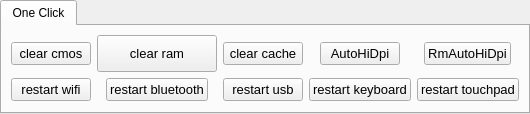
         <widget class="QTabWidget" name="tabWidget_oneclick">
          <property name="currentIndex">
           <number>0</number>
          </property>
          <widget class="QWidget" name="tab_oneclick">
           <attribute name="title">
            <string>One Click</string>
           </attribute>
           <layout class="QGridLayout" name="gridLayout_5">
            <item row="1" column="3" alignment="Qt::AlignHCenter">
             <widget class="QPushButton" name="pushButton_restartkeyboard">
              <property name="font">
               <font>
                <pointsize>10</pointsize>
               </font>
              </property>
              <property name="toolTip">
               <string>&lt;html&gt;&lt;head/&gt;&lt;body&gt;&lt;p&gt;remove and insert modules&lt;/p&gt;&lt;/body&gt;&lt;/html&gt;</string>
              </property>
              <property name="text">
               <string>restart keyboard</string>
              </property>
             </widget>
            </item>
            <item row="0" column="2" alignment="Qt::AlignHCenter">
             <widget class="QPushButton" name="pushButton_clearcache">
              <property name="font">
               <font>
                <pointsize>10</pointsize>
               </font>
              </property>
              <property name="toolTip">
               <string>&lt;html&gt;&lt;head/&gt;&lt;body&gt;&lt;p&gt;click to clear browser thumbnail cache&lt;/p&gt;&lt;p&gt;and journalctl logs older than 3 days&lt;/p&gt;&lt;/body&gt;&lt;/html&gt;</string>
              </property>
              <property name="text">
               <string>clear cache</string>
              </property>
             </widget>
            </item>
            <item row="1" column="1" alignment="Qt::AlignHCenter">
             <widget class="QPushButton" name="pushButton_restartbt">
              <property name="font">
               <font>
                <pointsize>10</pointsize>
               </font>
              </property>
              <property name="toolTip">
               <string>&lt;html&gt;&lt;head/&gt;&lt;body&gt;&lt;p&gt;remove and insert modules&lt;/p&gt;&lt;/body&gt;&lt;/html&gt;</string>
              </property>
              <property name="text">
               <string>restart bluetooth</string>
              </property>
             </widget>
            </item>
            <item row="0" column="3" alignment="Qt::AlignHCenter">
             <widget class="QPushButton" name="pushButton_autohidpi">
              <property name="font">
               <font>
                <pointsize>10</pointsize>
               </font>
              </property>
              <property name="text">
               <string>AutoHiDpi</string>
              </property>
             </widget>
            </item>
            <item row="0" column="0" alignment="Qt::AlignHCenter">
             <widget class="QPushButton" name="pushButton_clearcmos">
              <property name="font">
               <font>
                <pointsize>10</pointsize>
               </font>
              </property>
              <property name="toolTip">
               <string>&lt;html&gt;&lt;head/&gt;&lt;body&gt;&lt;p&gt;click to reset bios&lt;/p&gt;&lt;p&gt;it might not work on uefi&lt;/p&gt;&lt;/body&gt;&lt;/html&gt;</string>
              </property>
              <property name="text">
               <string>clear cmos</string>
              </property>
             </widget>
            </item>
            <item row="1" column="0" alignment="Qt::AlignHCenter">
             <widget class="QPushButton" name="pushButton_restartwifi">
              <property name="font">
               <font>
                <pointsize>10</pointsize>
               </font>
              </property>
              <property name="toolTip">
               <string>&lt;html&gt;&lt;head/&gt;&lt;body&gt;&lt;p&gt;remove and insert modules&lt;/p&gt;&lt;/body&gt;&lt;/html&gt;</string>
              </property>
              <property name="text">
               <string>restart wifi</string>
              </property>
             </widget>
            </item>
            <item row="1" column="2" alignment="Qt::AlignHCenter">
             <widget class="QPushButton" name="pushButton_restartusb">
              <property name="font">
               <font>
                <pointsize>10</pointsize>
               </font>
              </property>
              <property name="toolTip">
               <string>&lt;html&gt;&lt;head/&gt;&lt;body&gt;&lt;p&gt;remove and insert modules&lt;/p&gt;&lt;/body&gt;&lt;/html&gt;</string>
              </property>
              <property name="text">
               <string>restart usb</string>
              </property>
             </widget>
            </item>
            <item row="1" column="4" alignment="Qt::AlignHCenter">
             <widget class="QPushButton" name="pushButton_restarttouchpad">
              <property name="font">
               <font>
                <pointsize>10</pointsize>
               </font>
              </property>
              <property name="toolTip">
               <string>&lt;html&gt;&lt;head/&gt;&lt;body&gt;&lt;p&gt;remove and insert modules&lt;/p&gt;&lt;/body&gt;&lt;/html&gt;</string>
              </property>
              <property name="text">
               <string>restart touchpad</string>
              </property>
             </widget>
            </item>
            <item row="0" column="1" alignment="Qt::AlignHCenter">
             <widget class="QPushButton" name="pushButton_clearram">
              <property name="minimumSize">
               <size>
                <width>120</width>
                <height>37</height>
               </size>
              </property>
              <property name="font">
               <font>
                <pointsize>10</pointsize>
               </font>
              </property>
              <property name="toolTip">
               <string>&lt;html&gt;&lt;head/&gt;&lt;body&gt;&lt;p&gt;click to clear cached ram&lt;/p&gt;&lt;/body&gt;&lt;/html&gt;</string>
              </property>
              <property name="text">
               <string>clear ram</string>
              </property>
             </widget>
            </item>
            <item row="0" column="4" alignment="Qt::AlignHCenter">
             <widget class="QPushButton" name="pushButton_rmautohidpi">
              <property name="font">
               <font>
                <pointsize>10</pointsize>
               </font>
              </property>
              <property name="text">
               <string>RmAutoHiDpi</string>
              </property>
             </widget>
            </item>
           </layout>
          </widget>
         </widget>
